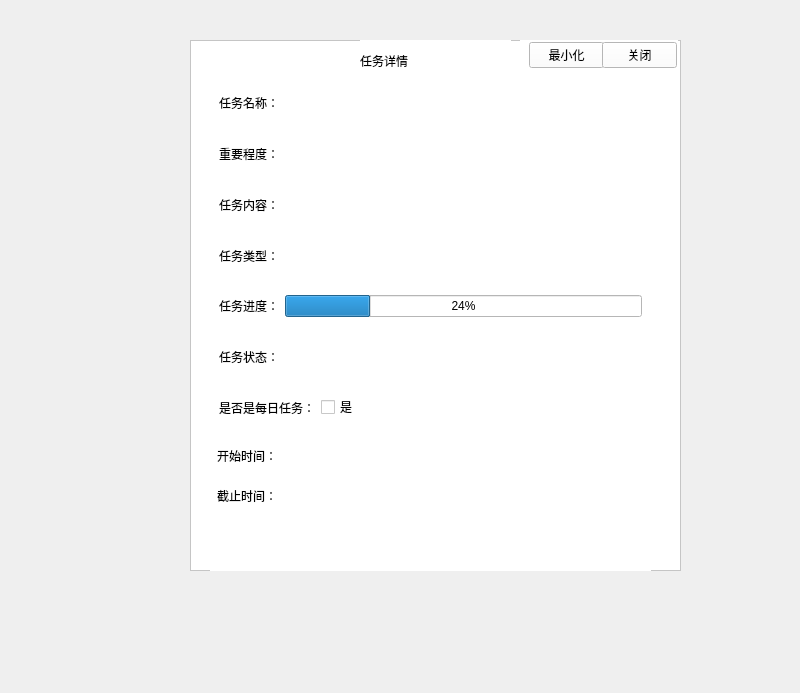
<?xml version="1.0" encoding="UTF-8"?>
<ui version="4.0">
 <class>CalendarTaskWindow</class>
 <widget class="QMainWindow" name="CalendarTaskWindow">
  <property name="geometry">
   <rect>
    <x>0</x>
    <y>0</y>
    <width>800</width>
    <height>693</height>
   </rect>
  </property>
  <property name="windowTitle">
   <string>MainWindow</string>
  </property>
  <widget class="QWidget" name="centralwidget">
   <widget class="QFrame" name="frame">
    <property name="geometry">
     <rect>
      <x>190</x>
      <y>40</y>
      <width>491</width>
      <height>531</height>
     </rect>
    </property>
    <property name="styleSheet">
     <string notr="true">background-color: rgb(255, 255, 255);</string>
    </property>
    <property name="frameShape">
     <enum>QFrame::StyledPanel</enum>
    </property>
    <property name="frameShadow">
     <enum>QFrame::Raised</enum>
    </property>
    <widget class="QLabel" name="label">
     <property name="geometry">
      <rect>
       <x>170</x>
       <y>0</y>
       <width>151</width>
       <height>41</height>
      </rect>
     </property>
     <property name="styleSheet">
      <string notr="true">font: 75 20pt &quot;微软雅黑&quot;;</string>
     </property>
     <property name="text">
      <string>任务详情</string>
     </property>
    </widget>
    <widget class="QFrame" name="frame_2">
     <property name="geometry">
      <rect>
       <x>20</x>
       <y>40</y>
       <width>441</width>
       <height>491</height>
      </rect>
     </property>
     <layout class="QVBoxLayout" name="verticalLayout">
      <property name="leftMargin">
       <number>0</number>
      </property>
      <property name="topMargin">
       <number>0</number>
      </property>
      <property name="rightMargin">
       <number>0</number>
      </property>
      <property name="bottomMargin">
       <number>0</number>
      </property>
      <item>
       <widget class="QFrame" name="frame_3">
        <property name="sizePolicy">
         <sizepolicy hsizetype="Preferred" vsizetype="Expanding">
          <horstretch>0</horstretch>
          <verstretch>1</verstretch>
         </sizepolicy>
        </property>
        <layout class="QHBoxLayout" name="horizontalLayout">
         <item>
          <widget class="QLabel" name="label_2">
           <property name="sizePolicy">
            <sizepolicy hsizetype="Expanding" vsizetype="Preferred">
             <horstretch>1</horstretch>
             <verstretch>0</verstretch>
            </sizepolicy>
           </property>
           <property name="text">
            <string>任务名称：</string>
           </property>
          </widget>
         </item>
         <item>
          <widget class="QLabel" name="label_calendar_name">
           <property name="sizePolicy">
            <sizepolicy hsizetype="Expanding" vsizetype="Preferred">
             <horstretch>10</horstretch>
             <verstretch>0</verstretch>
            </sizepolicy>
           </property>
           <property name="text">
            <string/>
           </property>
          </widget>
         </item>
        </layout>
       </widget>
      </item>
      <item>
       <widget class="QFrame" name="frame_4">
        <property name="sizePolicy">
         <sizepolicy hsizetype="Preferred" vsizetype="Expanding">
          <horstretch>0</horstretch>
          <verstretch>1</verstretch>
         </sizepolicy>
        </property>
        <layout class="QHBoxLayout" name="horizontalLayout_5">
         <item>
          <widget class="QLabel" name="label_8">
           <property name="sizePolicy">
            <sizepolicy hsizetype="Expanding" vsizetype="Preferred">
             <horstretch>1</horstretch>
             <verstretch>0</verstretch>
            </sizepolicy>
           </property>
           <property name="text">
            <string>重要程度：</string>
           </property>
          </widget>
         </item>
         <item>
          <widget class="QLabel" name="label_calendar_important">
           <property name="sizePolicy">
            <sizepolicy hsizetype="Expanding" vsizetype="Preferred">
             <horstretch>10</horstretch>
             <verstretch>0</verstretch>
            </sizepolicy>
           </property>
           <property name="text">
            <string/>
           </property>
          </widget>
         </item>
        </layout>
       </widget>
      </item>
      <item>
       <widget class="QFrame" name="frame_5">
        <property name="sizePolicy">
         <sizepolicy hsizetype="Preferred" vsizetype="Expanding">
          <horstretch>0</horstretch>
          <verstretch>1</verstretch>
         </sizepolicy>
        </property>
        <layout class="QHBoxLayout" name="horizontalLayout_3">
         <item>
          <widget class="QLabel" name="label_3">
           <property name="sizePolicy">
            <sizepolicy hsizetype="Expanding" vsizetype="Preferred">
             <horstretch>1</horstretch>
             <verstretch>0</verstretch>
            </sizepolicy>
           </property>
           <property name="text">
            <string>任务内容：</string>
           </property>
          </widget>
         </item>
         <item>
          <widget class="QLabel" name="label_calendar_content">
           <property name="sizePolicy">
            <sizepolicy hsizetype="Expanding" vsizetype="Preferred">
             <horstretch>10</horstretch>
             <verstretch>0</verstretch>
            </sizepolicy>
           </property>
           <property name="text">
            <string/>
           </property>
          </widget>
         </item>
        </layout>
       </widget>
      </item>
      <item>
       <widget class="QFrame" name="frame_6">
        <property name="sizePolicy">
         <sizepolicy hsizetype="Preferred" vsizetype="Expanding">
          <horstretch>0</horstretch>
          <verstretch>1</verstretch>
         </sizepolicy>
        </property>
        <layout class="QHBoxLayout" name="horizontalLayout_4">
         <item>
          <widget class="QLabel" name="label_5">
           <property name="sizePolicy">
            <sizepolicy hsizetype="Expanding" vsizetype="Preferred">
             <horstretch>1</horstretch>
             <verstretch>0</verstretch>
            </sizepolicy>
           </property>
           <property name="text">
            <string>任务类型：</string>
           </property>
          </widget>
         </item>
         <item>
          <widget class="QLabel" name="label_calendar_tag">
           <property name="sizePolicy">
            <sizepolicy hsizetype="Expanding" vsizetype="Preferred">
             <horstretch>10</horstretch>
             <verstretch>0</verstretch>
            </sizepolicy>
           </property>
           <property name="text">
            <string/>
           </property>
          </widget>
         </item>
        </layout>
       </widget>
      </item>
      <item>
       <widget class="QFrame" name="frame_7">
        <property name="sizePolicy">
         <sizepolicy hsizetype="Preferred" vsizetype="Expanding">
          <horstretch>0</horstretch>
          <verstretch>1</verstretch>
         </sizepolicy>
        </property>
        <layout class="QHBoxLayout" name="horizontalLayout_6">
         <item>
          <widget class="QLabel" name="label_6">
           <property name="text">
            <string>任务进度：</string>
           </property>
          </widget>
         </item>
         <item>
          <widget class="QProgressBar" name="progressBar_calendar_progress">
           <property name="value">
            <number>24</number>
           </property>
          </widget>
         </item>
        </layout>
       </widget>
      </item>
      <item>
       <widget class="QFrame" name="frame_8">
        <property name="sizePolicy">
         <sizepolicy hsizetype="Preferred" vsizetype="Expanding">
          <horstretch>0</horstretch>
          <verstretch>1</verstretch>
         </sizepolicy>
        </property>
        <layout class="QHBoxLayout" name="horizontalLayout_2">
         <item>
          <widget class="QLabel" name="label_4">
           <property name="sizePolicy">
            <sizepolicy hsizetype="Expanding" vsizetype="Preferred">
             <horstretch>1</horstretch>
             <verstretch>0</verstretch>
            </sizepolicy>
           </property>
           <property name="text">
            <string>任务状态：</string>
           </property>
          </widget>
         </item>
         <item>
          <widget class="QLabel" name="label_calendar_state">
           <property name="sizePolicy">
            <sizepolicy hsizetype="Expanding" vsizetype="Preferred">
             <horstretch>10</horstretch>
             <verstretch>0</verstretch>
            </sizepolicy>
           </property>
           <property name="text">
            <string/>
           </property>
          </widget>
         </item>
        </layout>
       </widget>
      </item>
      <item>
       <widget class="QFrame" name="frame_9">
        <property name="sizePolicy">
         <sizepolicy hsizetype="Preferred" vsizetype="Expanding">
          <horstretch>0</horstretch>
          <verstretch>1</verstretch>
         </sizepolicy>
        </property>
        <layout class="QHBoxLayout" name="horizontalLayout_7">
         <item>
          <widget class="QLabel" name="label_7">
           <property name="sizePolicy">
            <sizepolicy hsizetype="Preferred" vsizetype="Preferred">
             <horstretch>1</horstretch>
             <verstretch>0</verstretch>
            </sizepolicy>
           </property>
           <property name="text">
            <string>是否是每日任务：</string>
           </property>
          </widget>
         </item>
         <item>
          <widget class="QCheckBox" name="checkBox_calendar_is_daily">
           <property name="enabled">
            <bool>true</bool>
           </property>
           <property name="sizePolicy">
            <sizepolicy hsizetype="Minimum" vsizetype="Fixed">
             <horstretch>10</horstretch>
             <verstretch>0</verstretch>
            </sizepolicy>
           </property>
           <property name="text">
            <string>是</string>
           </property>
           <property name="checkable">
            <bool>true</bool>
           </property>
           <property name="checked">
            <bool>false</bool>
           </property>
          </widget>
         </item>
        </layout>
       </widget>
      </item>
      <item>
       <widget class="QStackedWidget" name="stackedWidget_2">
        <property name="sizePolicy">
         <sizepolicy hsizetype="Preferred" vsizetype="Expanding">
          <horstretch>0</horstretch>
          <verstretch>3</verstretch>
         </sizepolicy>
        </property>
        <property name="minimumSize">
         <size>
          <width>311</width>
          <height>88</height>
         </size>
        </property>
        <property name="currentIndex">
         <number>0</number>
        </property>
        <widget class="QWidget" name="page_2">
         <widget class="QWidget" name="layoutWidget">
          <property name="geometry">
           <rect>
            <x>0</x>
            <y>0</y>
            <width>421</width>
            <height>80</height>
           </rect>
          </property>
          <layout class="QVBoxLayout" name="verticalLayout_3">
           <property name="spacing">
            <number>0</number>
           </property>
           <item>
            <widget class="QFrame" name="frame_10">
             <property name="sizePolicy">
              <sizepolicy hsizetype="Preferred" vsizetype="Expanding">
               <horstretch>0</horstretch>
               <verstretch>1</verstretch>
              </sizepolicy>
             </property>
             <property name="minimumSize">
              <size>
               <width>309</width>
               <height>36</height>
              </size>
             </property>
             <property name="styleSheet">
              <string notr="true"/>
             </property>
             <layout class="QHBoxLayout" name="horizontalLayout_9">
              <property name="leftMargin">
               <number>7</number>
              </property>
              <item>
               <widget class="QLabel" name="label_9">
                <property name="sizePolicy">
                 <sizepolicy hsizetype="Expanding" vsizetype="Preferred">
                  <horstretch>1</horstretch>
                  <verstretch>0</verstretch>
                 </sizepolicy>
                </property>
                <property name="minimumSize">
                 <size>
                  <width>60</width>
                  <height>21</height>
                 </size>
                </property>
                <property name="styleSheet">
                 <string notr="true">border:none;</string>
                </property>
                <property name="text">
                 <string>开始时间：</string>
                </property>
               </widget>
              </item>
              <item>
               <widget class="QLabel" name="label_ordinary_begin_time">
                <property name="sizePolicy">
                 <sizepolicy hsizetype="Preferred" vsizetype="Preferred">
                  <horstretch>10</horstretch>
                  <verstretch>0</verstretch>
                 </sizepolicy>
                </property>
                <property name="text">
                 <string/>
                </property>
               </widget>
              </item>
             </layout>
            </widget>
           </item>
           <item>
            <widget class="QFrame" name="frame_11">
             <property name="sizePolicy">
              <sizepolicy hsizetype="Preferred" vsizetype="Expanding">
               <horstretch>0</horstretch>
               <verstretch>1</verstretch>
              </sizepolicy>
             </property>
             <property name="minimumSize">
              <size>
               <width>309</width>
               <height>36</height>
              </size>
             </property>
             <layout class="QHBoxLayout" name="horizontalLayout_10">
              <property name="leftMargin">
               <number>7</number>
              </property>
              <item>
               <widget class="QLabel" name="label_10">
                <property name="sizePolicy">
                 <sizepolicy hsizetype="Expanding" vsizetype="Preferred">
                  <horstretch>1</horstretch>
                  <verstretch>0</verstretch>
                 </sizepolicy>
                </property>
                <property name="minimumSize">
                 <size>
                  <width>60</width>
                  <height>21</height>
                 </size>
                </property>
                <property name="text">
                 <string>截止时间：</string>
                </property>
               </widget>
              </item>
              <item>
               <widget class="QLabel" name="label_ordinary_end_time">
                <property name="sizePolicy">
                 <sizepolicy hsizetype="Preferred" vsizetype="Preferred">
                  <horstretch>10</horstretch>
                  <verstretch>0</verstretch>
                 </sizepolicy>
                </property>
                <property name="text">
                 <string/>
                </property>
               </widget>
              </item>
             </layout>
            </widget>
           </item>
          </layout>
         </widget>
        </widget>
        <widget class="QWidget" name="page_3">
         <widget class="QWidget" name="layoutWidget_2">
          <property name="geometry">
           <rect>
            <x>0</x>
            <y>1</y>
            <width>421</width>
            <height>101</height>
           </rect>
          </property>
          <layout class="QVBoxLayout" name="verticalLayout_2">
           <property name="spacing">
            <number>0</number>
           </property>
           <item>
            <widget class="QFrame" name="frame_12">
             <layout class="QHBoxLayout" name="horizontalLayout_11">
              <property name="leftMargin">
               <number>7</number>
              </property>
              <property name="topMargin">
               <number>0</number>
              </property>
              <property name="rightMargin">
               <number>0</number>
              </property>
              <property name="bottomMargin">
               <number>0</number>
              </property>
              <item>
               <widget class="QLabel" name="label_11">
                <property name="sizePolicy">
                 <sizepolicy hsizetype="Expanding" vsizetype="Preferred">
                  <horstretch>4</horstretch>
                  <verstretch>0</verstretch>
                 </sizepolicy>
                </property>
                <property name="minimumSize">
                 <size>
                  <width>60</width>
                  <height>30</height>
                 </size>
                </property>
                <property name="text">
                 <string>开始日期：</string>
                </property>
               </widget>
              </item>
              <item>
               <widget class="QLabel" name="label_calendar_daily_begin_date">
                <property name="sizePolicy">
                 <sizepolicy hsizetype="Expanding" vsizetype="Preferred">
                  <horstretch>4</horstretch>
                  <verstretch>0</verstretch>
                 </sizepolicy>
                </property>
                <property name="text">
                 <string>TextLabel</string>
                </property>
               </widget>
              </item>
              <item>
               <widget class="QLabel" name="label_12">
                <property name="sizePolicy">
                 <sizepolicy hsizetype="Expanding" vsizetype="Preferred">
                  <horstretch>6</horstretch>
                  <verstretch>0</verstretch>
                 </sizepolicy>
                </property>
                <property name="minimumSize">
                 <size>
                  <width>84</width>
                  <height>30</height>
                 </size>
                </property>
                <property name="text">
                 <string>每日开始时间：</string>
                </property>
               </widget>
              </item>
              <item>
               <widget class="QLabel" name="label_calendar_daily_begin_time">
                <property name="sizePolicy">
                 <sizepolicy hsizetype="Expanding" vsizetype="Preferred">
                  <horstretch>4</horstretch>
                  <verstretch>0</verstretch>
                 </sizepolicy>
                </property>
                <property name="text">
                 <string>TextLabel</string>
                </property>
               </widget>
              </item>
             </layout>
            </widget>
           </item>
           <item>
            <widget class="QFrame" name="frame_13">
             <layout class="QHBoxLayout" name="horizontalLayout_13">
              <property name="leftMargin">
               <number>7</number>
              </property>
              <property name="topMargin">
               <number>0</number>
              </property>
              <property name="rightMargin">
               <number>0</number>
              </property>
              <property name="bottomMargin">
               <number>0</number>
              </property>
              <item>
               <widget class="QLabel" name="label_13">
                <property name="sizePolicy">
                 <sizepolicy hsizetype="Expanding" vsizetype="Preferred">
                  <horstretch>4</horstretch>
                  <verstretch>0</verstretch>
                 </sizepolicy>
                </property>
                <property name="minimumSize">
                 <size>
                  <width>60</width>
                  <height>30</height>
                 </size>
                </property>
                <property name="text">
                 <string>截止日期：</string>
                </property>
               </widget>
              </item>
              <item>
               <widget class="QLabel" name="label_daily_end_date">
                <property name="sizePolicy">
                 <sizepolicy hsizetype="Expanding" vsizetype="Preferred">
                  <horstretch>4</horstretch>
                  <verstretch>0</verstretch>
                 </sizepolicy>
                </property>
                <property name="text">
                 <string>TextLabel</string>
                </property>
               </widget>
              </item>
              <item>
               <widget class="QLabel" name="label_14">
                <property name="sizePolicy">
                 <sizepolicy hsizetype="Expanding" vsizetype="Preferred">
                  <horstretch>6</horstretch>
                  <verstretch>0</verstretch>
                 </sizepolicy>
                </property>
                <property name="minimumSize">
                 <size>
                  <width>84</width>
                  <height>30</height>
                 </size>
                </property>
                <property name="text">
                 <string>每日截止时间：</string>
                </property>
               </widget>
              </item>
              <item>
               <widget class="QLabel" name="label_daily_end_time">
                <property name="sizePolicy">
                 <sizepolicy hsizetype="Expanding" vsizetype="Preferred">
                  <horstretch>4</horstretch>
                  <verstretch>0</verstretch>
                 </sizepolicy>
                </property>
                <property name="text">
                 <string>TextLabel</string>
                </property>
               </widget>
              </item>
             </layout>
            </widget>
           </item>
          </layout>
         </widget>
        </widget>
       </widget>
      </item>
     </layout>
    </widget>
    <widget class="QFrame" name="frame_14">
     <property name="geometry">
      <rect>
       <x>330</x>
       <y>-10</y>
       <width>158</width>
       <height>51</height>
      </rect>
     </property>
     <property name="minimumSize">
      <size>
       <width>158</width>
       <height>25</height>
      </size>
     </property>
     <property name="styleSheet">
      <string notr="true">QPushButton:hover{
	padding-left:5px;
	padding-top:5px;
}</string>
     </property>
     <layout class="QHBoxLayout" name="horizontalLayout_8">
      <item>
       <widget class="QPushButton" name="pushButton">
        <property name="minimumSize">
         <size>
          <width>75</width>
          <height>23</height>
         </size>
        </property>
        <property name="text">
         <string>最小化</string>
        </property>
       </widget>
      </item>
      <item>
       <widget class="QPushButton" name="pushButton_2">
        <property name="minimumSize">
         <size>
          <width>75</width>
          <height>23</height>
         </size>
        </property>
        <property name="text">
         <string>关闭</string>
        </property>
       </widget>
      </item>
     </layout>
    </widget>
   </widget>
  </widget>
 </widget>
 <resources/>
 <connections>
  <connection>
   <sender>pushButton</sender>
   <signal>clicked()</signal>
   <receiver>CalendarTaskWindow</receiver>
   <slot>showMinimized()</slot>
   <hints>
    <hint type="sourcelabel">
     <x>569</x>
     <y>50</y>
    </hint>
    <hint type="destinationlabel">
     <x>523</x>
     <y>8</y>
    </hint>
   </hints>
  </connection>
  <connection>
   <sender>pushButton_2</sender>
   <signal>clicked()</signal>
   <receiver>CalendarTaskWindow</receiver>
   <slot>close()</slot>
   <hints>
    <hint type="sourcelabel">
     <x>635</x>
     <y>51</y>
    </hint>
    <hint type="destinationlabel">
     <x>713</x>
     <y>24</y>
    </hint>
   </hints>
  </connection>
 </connections>
</ui>
